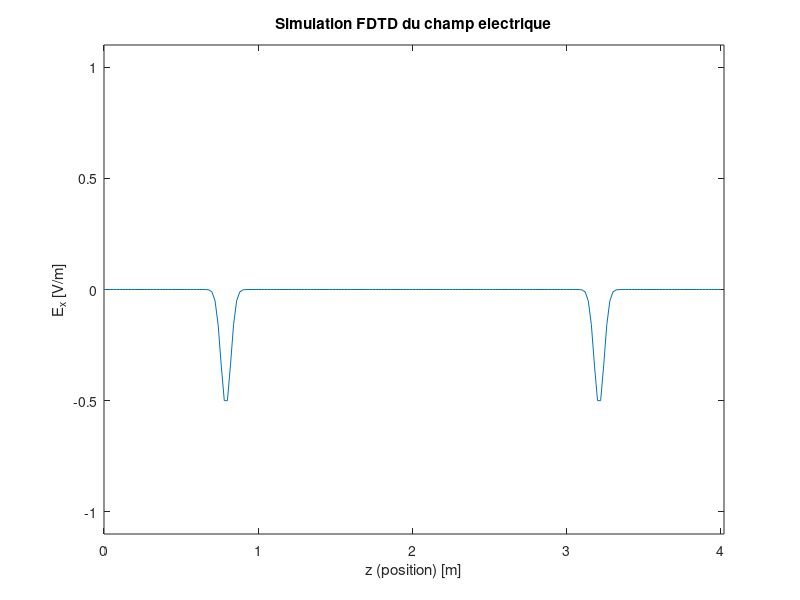
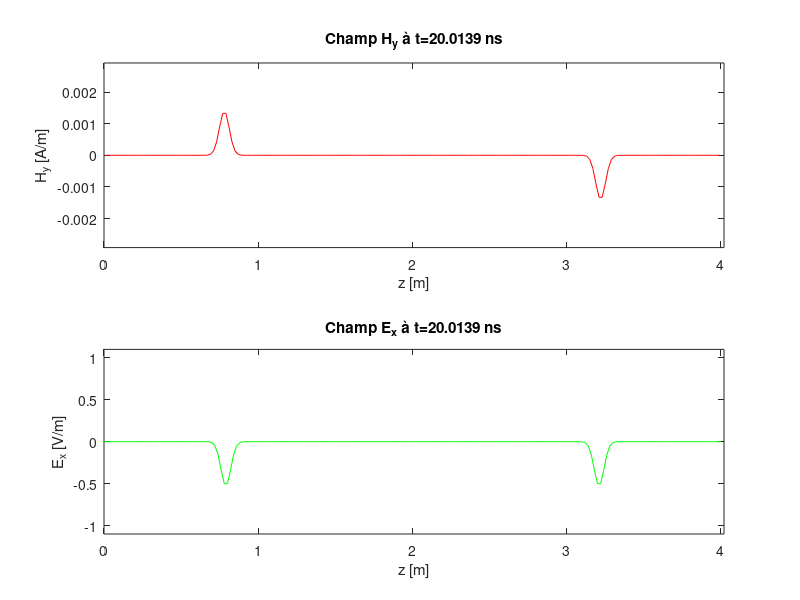

The MATLAB script that drew these images, in order:
%%%%%%%%%%%%%%%%%
% Fonction FDTD
%%%%%%%%%%%%%%%%%

clear all
close all
clc

max_time  = 300;
max_space = 201;

% --- Constantes physiques ---
eps0 = 8.8542e-12;
mu0  = 4*pi*1e-7;
Z0   = 120*pi;

% --- Discretisation ---
L = 4;
dz = L./(max_space-1);
alpha = 1;
dt = alpha*sqrt(eps0*mu0)*dz;

alphaE = 1/eps0 * dt/dz;
alphaH = 1/mu0 * dt/dz;

% --- Initialisation des champs ---
E = zeros(max_space,1);
H = zeros(max_space-1,1);

% --- Paramètres de la source ---
spread = 1.6e-10;
center_problem_space = round(max_space/2);
t0 = 40*dt;

% ============================
%    BOUCLE TEMPORELLE
% ============================
for n = 1:max_time

    t = n*dt;

    % ----- Boucle sur E -----
    for k = 2:max_space-1
        E(k) = E(k) + alphaE * (H(k-1) - H(k));
    end

##    % ----- Hard source -----
##    pulse = exp( - ((t - t0)/spread)^2 );
##    E(center_problem_space) = pulse;

    % ----- Hard source avec condition sur n -----
##    pulse = exp( - ((t - t0)/spread)^2 );
##    if n <= 60
##        E(center_problem_space) = pulse;
##    end

    % ----- Soft source -----
    pulse = exp( - ((t - t0)/spread)^2 );
    E(center_problem_space) = E(center_problem_space) + pulse;


    % ----- Boucle sur H -----
    for j = 1:max_space-1
        H(j) = H(j) + alphaH * (E(j) - E(j+1));
    end

    % ----- Affichage -----
    figure(1)
    plot([0:max_space-1]*dz , E)
    axis([0 (max_space)*dz -1.1 1.1])
    title('Simulation FDTD du champ electrique')
    xlabel('z (position) [m]')
    ylabel('E_x [V/m]')
    pause(0.05)

end % boucle temporelle

% ============================
%   Figures finales
% ============================
figure(2)
subplot(2,1,1)
plot([0.5:max_space-1.5]*dz, H,'r')
title(['Champ H_y à t=' num2str(n*dt*1e9) ' ns'])
ylabel('H_y [A/m]')
xlabel('z [m]')
axis([0 (max_space)*dz -1.1/Z0 1.1/Z0])

subplot(2,1,2)
plot([0:max_space-1]*dz, E,'g')
title(['Champ E_x à t=' num2str(n*dt*1e9) ' ns'])
ylabel('E_x [V/m]')
xlabel('z [m]')
axis([0 (max_space)*dz -1.1 1.1])
